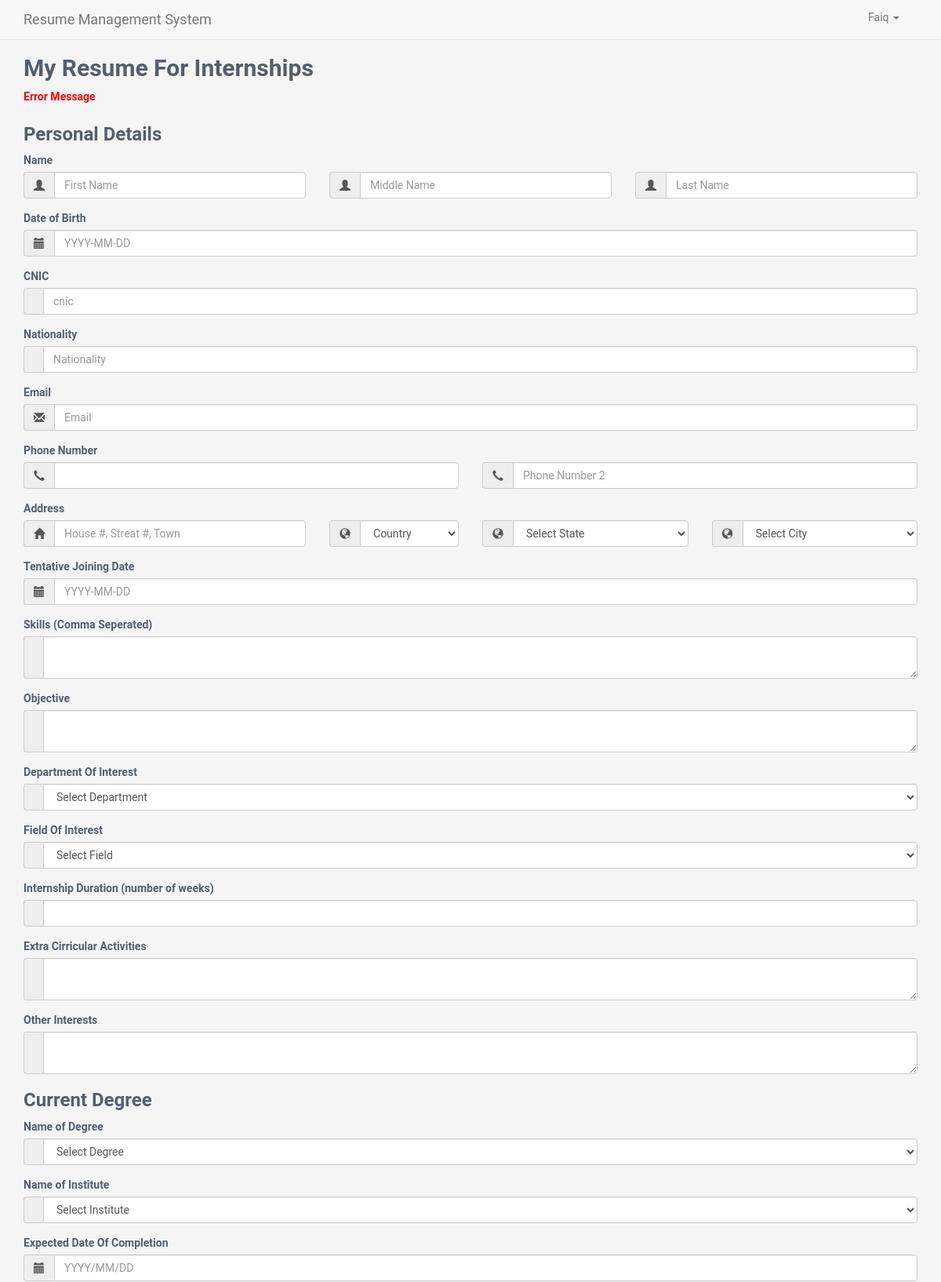
Page /rese (upper part) on the earlier database version.
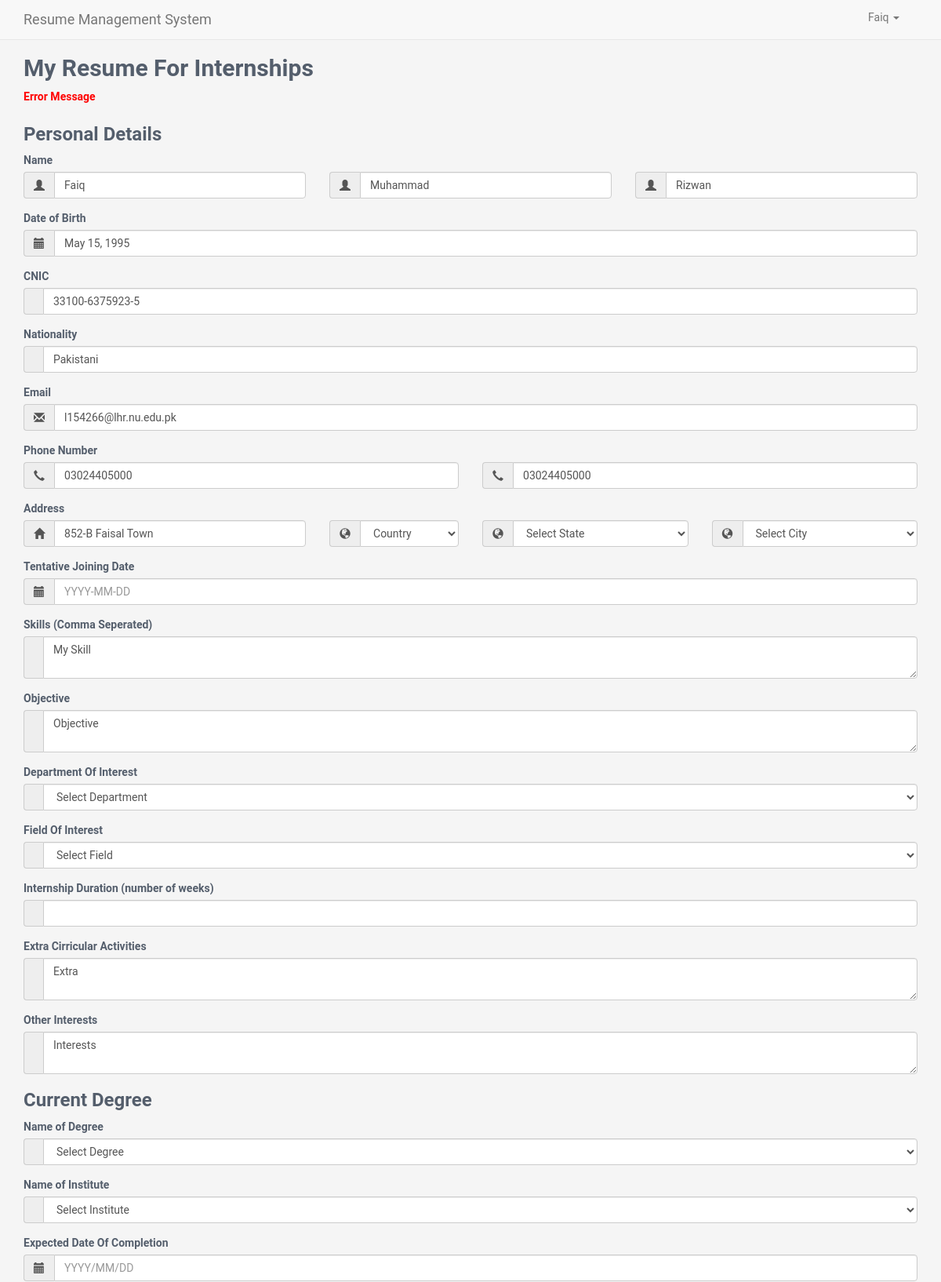
Same page on the later database version.
### accounts/models.py (models this page shows)
class InternshipResume(models.Model):
    applicant=models.OneToOneField(User, on_delete=models.CASCADE)
    fName=models.CharField(max_length=100,null=True)
    mName=models.CharField(max_length=100)
    lName=models.CharField(max_length=100,null=True)
    email=cnic=models.CharField(max_length=100,null=True)
    dob = models.DateField()
    cnic=models.CharField(max_length=100)
    nationality=models.CharField(max_length=100)
    contact1=models.CharField(max_length=100)
    contact2=models.CharField(max_length=100)
    address=models.CharField(max_length=1000)
    country=models.CharField(max_length=100)
    city=models.CharField(max_length=100)
    objective=models.CharField(max_length=1000)
    department=models.CharField(max_length=100)
    field=models.CharField(max_length=100)
    skills=models.CharField(max_length=1000)
    extra_curricular=models.CharField(max_length=1000)
    other_interests=models.CharField(max_length=1000)
    cdeg_name=models.CharField(max_length=100)
    cdeg_inst=models.CharField(max_length=100)
    cdeg_date=models.DateField()
    ldeg_name=models.CharField(max_length=100)
    ldeg_inst=models.CharField(max_length=100)
    ldeg_grade=models.CharField(max_length=100)
    sdeg_name=models.CharField(max_length=100)
    sdeg_inst=models.CharField(max_length=100)
    sdeg_grade=models.CharField(max_length=100)
    add_qual=models.CharField(max_length=1000)

### accounts/views.py (the view)
# urls.py: path('rese',views.edit_intershipresume,name='internship-resume'),
def edit_intershipresume(request):
    user = User.objects.filter(first_name='Faiq').first()
    resume = InternshipResume.objects.filter(applicant=user).first()
    context={
            "departments" : Department.objects.all(),
            "degrees" : Degree.objects.all(),
            "institutes" : Institute.objects.all(),
            "fields" : Field.objects.all(),
            "resume":resume,
            "refs": InternshipReference.objects.filter(applicant=user),
            "exps": InternshipExperience.objects.filter(applicant=user),
            "user": user
        }
    return render(request, 'accounts/res3.html',context)

### accounts/templates/accounts/res3.html (shortened to what this page needs)
{% extends "allauth/base.html" %}
{% load static %}
{% block content %}
<link rel="stylesheet" href="https://maxcdn.bootstrapcdn.com/bootstrap/3.4.0/css/bootstrap.min.css">
<link id="theme-style" rel="stylesheet" href="{% static 'css/orbit-1.css' %}">
<div class="container">
    <h2>My Resume For Internships</h2>
        <label style="color:red;">Error Message</label>
        <form method="POST">
            <h3>Personal Details</h3>
            <div class="form-group">
                <label class="control-label">Name</label>
                <div class="row">
                    <div class="col-md-4 inputGroupContainer">
                        <div class="input-group"><span class="input-group-addon"><i class="glyphicon glyphicon-user"></i></span><input id="firstName" name="fname" placeholder="First Name" class="form-control"   value="{{resume.fName}}" type="text"></div>
                    </div>
                    <div class="col-md-4 inputGroupContainer">
                        <div class="input-group"><span class="input-group-addon"><i class="glyphicon glyphicon-user"></i></span><input id="mname" name="mname" placeholder="Middle Name" class="form-control"   value="{{ resume.mName}}" type="text"></div>
                    </div>
                    <div class="col-md-4 inputGroupContainer">
                        <div class="input-group"><span class="input-group-addon"><i class="glyphicon glyphicon-user"></i></span><input id="lastName" name="lname" placeholder="Last Name" class="form-control"   value="{{resume.lName}}" type="text"></div>
                    </div>
                </div>
            </div>
            <div class="form-group">
                    <label class=" control-label">Date of Birth</label>
                    <div class=" inputGroupContainer">
                        <div class="input-group"><span class="input-group-addon"><i class="glyphicon glyphicon-calendar"></i></span><input id="email" name="dob" placeholder="YYYY-MM-DD" class="form-control"   value="{{ resume.dob }}" type="text"></div>
                    </div>
            </div>
            <div class="form-group">
                    <label class=" control-label">CNIC</label>
                    <div class=" inputGroupContainer">
                        <div class="input-group"><span class="input-group-addon"></span><input id="cnic" name="cnic" placeholder="cnic" class="form-control"   value="{{resume.cnic}}" type="text"></div>
                    </div>
            </div>
            <div class="form-group">
                    <label class=" control-label">Nationality</label>
                    <div class=" inputGroupContainer">
                        <div class="input-group"><span class="input-group-addon"></i></span><input id="nation" name="nation" placeholder="Nationality" class="form-control"   value="{{resume.nationality}}" type="text"></div>
                    </div>
            </div>
            <div class="form-group">
                    <label class=" control-label">Email</label>
                    <div class=" inputGroupContainer">
                        <div class="input-group"><span class="input-group-addon"><i class="glyphicon glyphicon-envelope"></i></span><input id="email" name="email" placeholder="Email" class="form-control"   value="{{resume.email}}" type="text"></div>
                    </div>
            </div>
            <div class="form-group">
                <label class="control-label">Phone Number</label>
                <div class="row">
                        <div class="col-md-6 inputGroupContainer">
                            <div class="input-group"><span class="input-group-addon"><i class="glyphicon glyphicon-earphone"></i></span><input id="phone1" name="phone1" placeholder="" class="form-control"   value="{{resume.contact1}}" type="text"></div>
                        </div>
                        <div class="col-md-6 inputGroupContainer">
                            <div class="input-group"><span class="input-group-addon"><i class="glyphicon glyphicon-earphone"></i></span><input id="phone2" name="phone2" placeholder="Phone Number 2" class="form-control"   value="{{resume.contact2}}" type="text"></div>
                        </div>
                </div>
            </div>
            <div class="form-group">
                <label class="control-label">Address</label>
                <div class="row">
                    <div class="col-md-4 inputGroupContainer">
                        <div class="input-group"><span class="input-group-addon"><i class="glyphicon glyphicon-home"></i></span><input id="addressLine1" name="address" placeholder="House #, Streat #, Town" class="form-control"   value="{{resume.address}}" type="text"></div>
                    </div>
                    <div class="col-md-2 inputGroupContainer">
                        <div class="input-group">
                            <span class="input-group-addon" style="max-width: 100%;"><i class="glyphicon glyphicon-globe"></i></span>
                            <select class="countries selectpicker form-control" id="countryId" name="country">
                                <option>Country</option>
                            </select>
                        </div>
                    </div>
                    <div class="col-md-3 inputGroupContainer">
                        <div class="input-group">
                            <span class="input-group-addon" style="max-width: 100%;"><i class="glyphicon glyphicon-globe"></i></span>
                            <select class="states selectpicker form-control" id="stateId">
                                <option>Select State</option>
                            </select>
                        </div>
                    </div>
                    <div class="col-md-3 inputGroupContainer">
                        <div class="input-group">
                            <span class="input-group-addon" style="max-width: 100%;"><i class="glyphicon glyphicon-globe"></i></span>
                            <select class="cities selectpicker form-control" id="cityId" name="city">
                                <option>Select City</option>
                            </select>
                        </div>
                    </div>
                </div>
            </div>
            <div class="form-group">
                <label class="control-label">Tentative Joining Date</label>
                <div class="inputGroupContainer">
                <div class="input-group"><span class="input-group-addon"><i class="glyphicon glyphicon-calendar"></i></span><input id="tdate" name="tdate" placeholder="YYYY-MM-DD" class="form-control"   value="" type="text"></div>
                </div>
            </div>
            <div class="form-group">
                    <label class="control-label">Skills (Comma Seperated)</label>
                    <div class="inputGroupContainer">
                        <div class="input-group"><span class="input-group-addon"></span><textarea class="form-control" id="exampleFormControlTextarea1" rows="2" name="skills">{{resume.skills}}</textarea></div>
                    </div>
            </div>
            <div class="form-group">
                <label class="control-label">Objective</label>
                <div class="inputGroupContainer">
                    <div class="input-group"><span class="input-group-addon"></span><textarea class="form-control" id="exampleFormControlTextarea1" rows="2" name="obj">{{resume.objective}}</textarea></div>
                </div>
            </div>
            <div class="form-group">
                <label class="control-label">Department Of Interest</label>
                <div class="inputGroupContainer">
                    <div class="input-group">
                        <span class="input-group-addon" style="max-width: 100%;"></i></span>
                        <select class="selectpicker form-control" onchange="CheckOther(this.value)" name="dep">
                            <option>Select Department</option>
                        </select>
                    </div>
                </div>
            </div>
            <div class="form-group">
                <label class="control-label">Field Of Interest</label>
                <div class="inputGroupContainer">
                    <div class="input-group">
                        <span class="input-group-addon" style="max-width: 100%;"></i></span>
                        <select class="selectpicker form-control" onchange="CheckOtherF(this.value)" name="field" >
                            <option>Select Field</option>
                        </select>
                    </div>
                </div>
            </div>
            <div class="form-group">
                <label class="control-label">Internship Duration (number of weeks)</label>
                <div class="inputGroupContainer">
                    <div class="input-group"><span class="input-group-addon"></span><input id="period" name="period" class="form-control"   value="" type="number"></div>
                </div>
            </div>
            <div class="form-group">
                <label class="control-label">Extra Cirricular Activities</label>
                <div class="inputGroupContainer">
                    <div class="input-group"><span class="input-group-addon"></span><textarea class="form-control" id="exampleFormControlTextarea1" rows="2" name="extra">{{resume.extra_curricular}}</textarea></div>
                </div>
            </div>
            <div class="form-group">
                <label class="control-label">Other Interests</label>
                <div class="inputGroupContainer">
                    <div class="input-group"><span class="input-group-addon"></span><textarea class="form-control" id="exampleFormControlTextarea1" name="interests" rows="2">{{resume.other_interests}}</textarea></div>
                </div>
            </div>
            <div>
                <h3>Current Degree</h3>
                <div class="form-group">
                    <label class="control-label">Name of Degree</label>
                    <div class="inputGroupContainer">
                        <div class="input-group">
                            <span class="input-group-addon" style="max-width: 100%;"></i></span>
                            <select class="selectpicker form-control" onchange="CheckOther1(this.value)" name="cdeg">
                                <option>Select Degree</option>
                            </select>
                        </div>
                    </div>
                </div>
                <div class="form-group">
                    <label class="control-label">Name of Institute</label>
                    <div class="inputGroupContainer">
                        <div class="input-group">
                            <span class="input-group-addon" style="max-width: 100%;"></i></span>
                            <select class="selectpicker form-control" onchange="CheckOther2(this.value)" name="cins" >
                                <option>Select Institute</option>
                            </select>
                        </div>
                    </div>
                </div>
                <div class="form-group">
                        <label class="control-label">Expected Date Of Completion</label>
                        <div class="inputGroupContainer">
                        <div class="input-group"><span class="input-group-addon"><i class="glyphicon glyphicon-calendar"></i></span><input id="tdate" name="cdate" placeholder="YYYY/MM/DD" class="form-control"   value="" type="text"></div>
                        </div>
                </div>
                </div>
            <button type="button" class="add_field_button btn btn-primary btn-block">Add Another Internship</button><hr><br><br><br>
            <button type="button" class="add_field_button2 btn btn-primary btn-block">Add Another Reference</button><br><br><br>
        </form><br><br><br>
</div>
{% endblock content %}

### accounts/templates/allauth/base.html
{% extends "_layouts/base.html" %}
{% block maincontent %}
	<div class="container">
		<div class="row">
            {% block content %}
            {% endblock  %}
        </div>
    </div>
{% endblock %}

### accounts/templates/_layouts/base.html (shortened to what this page needs)
{% load staticfiles %}
<!doctype html>
 <html class="no-js" lang="en">
<head>
  <link rel="stylesheet" href="{% static 'css/bootstrap.min.css' %}">
  <link rel="stylesheet" href="{% static 'css/app.css' %}">
</head>
<body class="{% block body_class %}{% endblock %}" {% block body_attributes %}{% endblock %}>
{% block navbar %}
  {% include "layout/navbar.html" %}
{% endblock %}
{% block body %}
  {% block maincontent %}{% endblock %}
{% endblock %}
</body>
</html>

### accounts/templates/layout/navbar.html (shortened to what this page needs)
<nav class="navbar navbar-default navbar-fixed-top">
      <div class="container">
        <div class="navbar-header">
          <a class="navbar-brand" href="/">Resume Management System</a>
        </div>
        <div id="navbar" class="collapse navbar-collapse">
            {% if user.is_authenticated  %}
            <ul class="nav navbar-nav pull-right">
                <li class="dropdown">
                    <a href="#" data-toggle="dropdown" class="dropdown-toggle">
                        {{ user }}
                        <span class="caret"></span>
                    </a>
                </li>
             </ul>
            {% endif %}
        </div>
      </div>
    </nav>

Differences in the rows shown:
added InternshipResume: fname "Faiq", mname "Muhammad", lname "Rizwan", dob "May 15, 1995", cnic "33100-6375923-5", nation "Pakistani", email "l154266@lhr.nu.edu.pk", phone1 "03024405000", phone2 "03024405000", address "852-B Faisal Town", skills "My Skill", obj "Objective", extra "Extra", interests "Interests"
